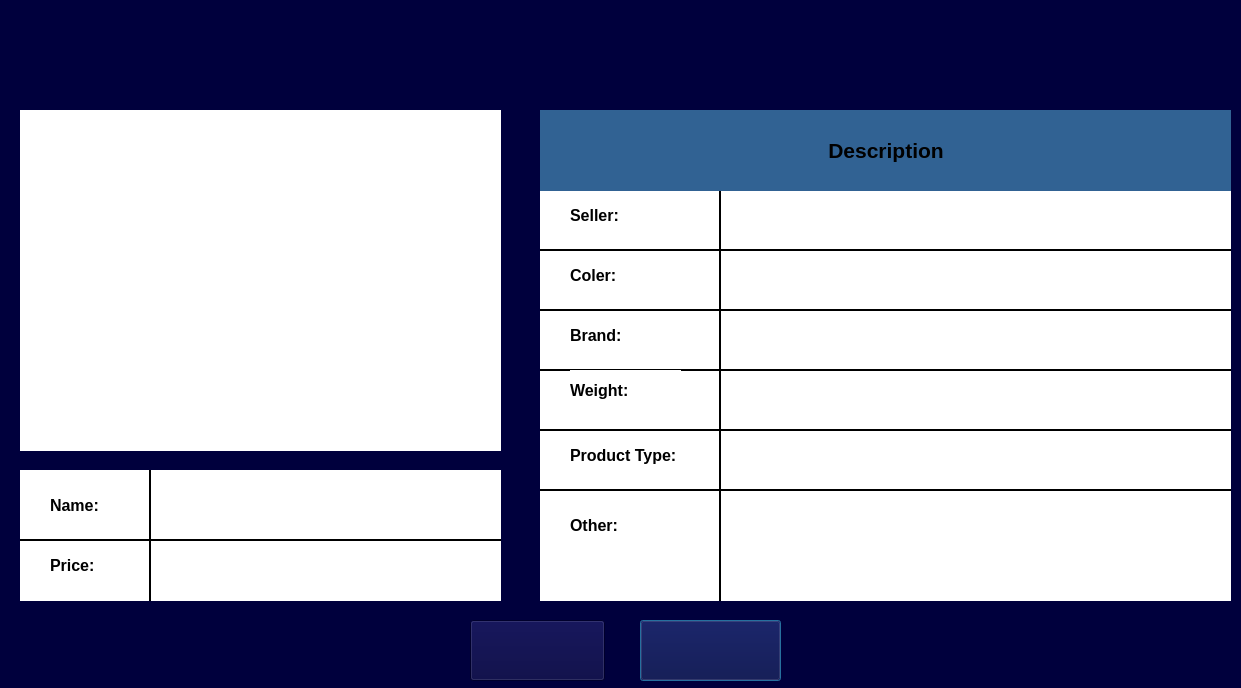
<?xml version="1.0" encoding="UTF-8"?>
<ui version="4.0">
 <class>add_to_cart</class>
 <widget class="QDialog" name="add_to_cart">
  <property name="geometry">
   <rect>
    <x>0</x>
    <y>0</y>
    <width>1241</width>
    <height>688</height>
   </rect>
  </property>
  <property name="windowTitle">
   <string>Dialog</string>
  </property>
  <property name="styleSheet">
   <string notr="true">background-color: rgb(0, 0, 61);
</string>
  </property>
  <widget class="QWidget" name="widget" native="true">
   <property name="geometry">
    <rect>
     <x>20</x>
     <y>110</y>
     <width>481</width>
     <height>341</height>
    </rect>
   </property>
   <property name="font">
    <font>
     <pointsize>1</pointsize>
    </font>
   </property>
   <property name="styleSheet">
    <string notr="true">background-color: rgb(255, 255, 255);</string>
   </property>
  </widget>
  <widget class="QPushButton" name="pushButton">
   <property name="geometry">
    <rect>
     <x>640</x>
     <y>620</y>
     <width>141</width>
     <height>61</height>
    </rect>
   </property>
   <property name="font">
    <font>
     <pointsize>12</pointsize>
     <bold>true</bold>
    </font>
   </property>
   <property name="styleSheet">
    <string notr="true">background-color: rgb(0, 0, 61);
background-image: url(:/new/prefix1/add to cart.png);
</string>
   </property>
   <property name="text">
    <string/>
   </property>
  </widget>
  <widget class="QPushButton" name="pushButton_2">
   <property name="geometry">
    <rect>
     <x>470</x>
     <y>620</y>
     <width>135</width>
     <height>61</height>
    </rect>
   </property>
   <property name="font">
    <font>
     <pointsize>12</pointsize>
     <bold>true</bold>
    </font>
   </property>
   <property name="styleSheet">
    <string notr="true">background-color: rgb(0, 0, 61);
background-image: url(:/new/prefix1/cancel.png);</string>
   </property>
   <property name="text">
    <string/>
   </property>
  </widget>
  <widget class="QWidget" name="widget_2" native="true">
   <property name="geometry">
    <rect>
     <x>540</x>
     <y>110</y>
     <width>691</width>
     <height>491</height>
    </rect>
   </property>
   <property name="styleSheet">
    <string notr="true">background-color: rgb(255, 255, 255);</string>
   </property>
   <widget class="Line" name="line_2">
    <property name="geometry">
     <rect>
      <x>170</x>
      <y>70</y>
      <width>20</width>
      <height>421</height>
     </rect>
    </property>
    <property name="styleSheet">
     <string notr="true">background-color: rgb();</string>
    </property>
    <property name="frameShadow">
     <enum>QFrame::Plain</enum>
    </property>
    <property name="lineWidth">
     <number>2</number>
    </property>
    <property name="orientation">
     <enum>Qt::Vertical</enum>
    </property>
   </widget>
   <widget class="Line" name="line_3">
    <property name="geometry">
     <rect>
      <x>0</x>
      <y>190</y>
      <width>691</width>
      <height>20</height>
     </rect>
    </property>
    <property name="styleSheet">
     <string notr="true">background-color: rgb();</string>
    </property>
    <property name="frameShadow">
     <enum>QFrame::Plain</enum>
    </property>
    <property name="lineWidth">
     <number>2</number>
    </property>
    <property name="orientation">
     <enum>Qt::Horizontal</enum>
    </property>
   </widget>
   <widget class="QLabel" name="label_3">
    <property name="geometry">
     <rect>
      <x>30</x>
      <y>150</y>
      <width>111</width>
      <height>31</height>
     </rect>
    </property>
    <property name="font">
     <font>
      <pointsize>12</pointsize>
      <bold>true</bold>
     </font>
    </property>
    <property name="text">
     <string>Coler:</string>
    </property>
   </widget>
   <widget class="QLabel" name="label_coler">
    <property name="geometry">
     <rect>
      <x>190</x>
      <y>150</y>
      <width>491</width>
      <height>31</height>
     </rect>
    </property>
    <property name="font">
     <font>
      <pointsize>18</pointsize>
      <bold>true</bold>
     </font>
    </property>
    <property name="text">
     <string/>
    </property>
   </widget>
   <widget class="Line" name="line_4">
    <property name="geometry">
     <rect>
      <x>0</x>
      <y>250</y>
      <width>691</width>
      <height>20</height>
     </rect>
    </property>
    <property name="styleSheet">
     <string notr="true">background-color: rgb();</string>
    </property>
    <property name="frameShadow">
     <enum>QFrame::Plain</enum>
    </property>
    <property name="lineWidth">
     <number>2</number>
    </property>
    <property name="orientation">
     <enum>Qt::Horizontal</enum>
    </property>
   </widget>
   <widget class="QLabel" name="label_4">
    <property name="geometry">
     <rect>
      <x>30</x>
      <y>210</y>
      <width>111</width>
      <height>31</height>
     </rect>
    </property>
    <property name="font">
     <font>
      <pointsize>12</pointsize>
      <bold>true</bold>
     </font>
    </property>
    <property name="text">
     <string>Brand:</string>
    </property>
   </widget>
   <widget class="QLabel" name="label_brand">
    <property name="geometry">
     <rect>
      <x>190</x>
      <y>210</y>
      <width>491</width>
      <height>41</height>
     </rect>
    </property>
    <property name="font">
     <font>
      <pointsize>18</pointsize>
      <bold>true</bold>
     </font>
    </property>
    <property name="text">
     <string/>
    </property>
   </widget>
   <widget class="Line" name="line_5">
    <property name="geometry">
     <rect>
      <x>0</x>
      <y>310</y>
      <width>691</width>
      <height>20</height>
     </rect>
    </property>
    <property name="styleSheet">
     <string notr="true">background-color: rgb();</string>
    </property>
    <property name="frameShadow">
     <enum>QFrame::Plain</enum>
    </property>
    <property name="lineWidth">
     <number>2</number>
    </property>
    <property name="orientation">
     <enum>Qt::Horizontal</enum>
    </property>
   </widget>
   <widget class="QLabel" name="label_5">
    <property name="geometry">
     <rect>
      <x>30</x>
      <y>260</y>
      <width>111</width>
      <height>41</height>
     </rect>
    </property>
    <property name="font">
     <font>
      <pointsize>12</pointsize>
      <bold>true</bold>
     </font>
    </property>
    <property name="text">
     <string>Weight:</string>
    </property>
   </widget>
   <widget class="QLabel" name="label_weight">
    <property name="geometry">
     <rect>
      <x>190</x>
      <y>270</y>
      <width>491</width>
      <height>41</height>
     </rect>
    </property>
    <property name="font">
     <font>
      <pointsize>18</pointsize>
      <bold>true</bold>
     </font>
    </property>
    <property name="text">
     <string/>
    </property>
   </widget>
   <widget class="Line" name="line_6">
    <property name="geometry">
     <rect>
      <x>0</x>
      <y>370</y>
      <width>691</width>
      <height>20</height>
     </rect>
    </property>
    <property name="styleSheet">
     <string notr="true">background-color: rgb();</string>
    </property>
    <property name="frameShadow">
     <enum>QFrame::Plain</enum>
    </property>
    <property name="lineWidth">
     <number>2</number>
    </property>
    <property name="orientation">
     <enum>Qt::Horizontal</enum>
    </property>
   </widget>
   <widget class="QLabel" name="label_6">
    <property name="geometry">
     <rect>
      <x>30</x>
      <y>330</y>
      <width>141</width>
      <height>31</height>
     </rect>
    </property>
    <property name="font">
     <font>
      <pointsize>12</pointsize>
      <bold>true</bold>
     </font>
    </property>
    <property name="text">
     <string>Product Type:</string>
    </property>
   </widget>
   <widget class="QLabel" name="label_type">
    <property name="geometry">
     <rect>
      <x>190</x>
      <y>330</y>
      <width>491</width>
      <height>41</height>
     </rect>
    </property>
    <property name="font">
     <font>
      <pointsize>18</pointsize>
      <bold>true</bold>
     </font>
    </property>
    <property name="text">
     <string/>
    </property>
   </widget>
   <widget class="Line" name="line_7">
    <property name="geometry">
     <rect>
      <x>0</x>
      <y>130</y>
      <width>691</width>
      <height>20</height>
     </rect>
    </property>
    <property name="styleSheet">
     <string notr="true">background-color: rgb();</string>
    </property>
    <property name="frameShadow">
     <enum>QFrame::Plain</enum>
    </property>
    <property name="lineWidth">
     <number>2</number>
    </property>
    <property name="orientation">
     <enum>Qt::Horizontal</enum>
    </property>
   </widget>
   <widget class="QLabel" name="label_2">
    <property name="geometry">
     <rect>
      <x>30</x>
      <y>90</y>
      <width>111</width>
      <height>31</height>
     </rect>
    </property>
    <property name="font">
     <font>
      <pointsize>12</pointsize>
      <bold>true</bold>
     </font>
    </property>
    <property name="text">
     <string>Seller:</string>
    </property>
   </widget>
   <widget class="QLabel" name="label_seller">
    <property name="geometry">
     <rect>
      <x>190</x>
      <y>90</y>
      <width>491</width>
      <height>41</height>
     </rect>
    </property>
    <property name="font">
     <font>
      <pointsize>18</pointsize>
      <bold>true</bold>
     </font>
    </property>
    <property name="text">
     <string/>
    </property>
   </widget>
   <widget class="QLabel" name="label_7">
    <property name="geometry">
     <rect>
      <x>0</x>
      <y>0</y>
      <width>692</width>
      <height>81</height>
     </rect>
    </property>
    <property name="font">
     <font>
      <pointsize>16</pointsize>
      <bold>true</bold>
     </font>
    </property>
    <property name="styleSheet">
     <string notr="true">background-color: rgb(49, 98, 147);
</string>
    </property>
    <property name="text">
     <string>Description</string>
    </property>
    <property name="textFormat">
     <enum>Qt::PlainText</enum>
    </property>
    <property name="scaledContents">
     <bool>false</bool>
    </property>
    <property name="alignment">
     <set>Qt::AlignCenter</set>
    </property>
   </widget>
   <widget class="QLabel" name="label_11">
    <property name="geometry">
     <rect>
      <x>30</x>
      <y>400</y>
      <width>141</width>
      <height>31</height>
     </rect>
    </property>
    <property name="font">
     <font>
      <pointsize>12</pointsize>
      <bold>true</bold>
     </font>
    </property>
    <property name="text">
     <string>Other:</string>
    </property>
   </widget>
  </widget>
  <widget class="QLabel" name="label_8">
   <property name="geometry">
    <rect>
     <x>20</x>
     <y>10</y>
     <width>601</width>
     <height>81</height>
    </rect>
   </property>
   <property name="text">
    <string/>
   </property>
  </widget>
  <widget class="QLabel" name="label_9">
   <property name="geometry">
    <rect>
     <x>640</x>
     <y>10</y>
     <width>601</width>
     <height>81</height>
    </rect>
   </property>
   <property name="text">
    <string/>
   </property>
  </widget>
  <widget class="QWidget" name="widget_3" native="true">
   <property name="geometry">
    <rect>
     <x>20</x>
     <y>470</y>
     <width>481</width>
     <height>131</height>
    </rect>
   </property>
   <property name="styleSheet">
    <string notr="true">background-image: url();
background-color: rgb(255, 255, 255);</string>
   </property>
   <widget class="QLabel" name="label">
    <property name="geometry">
     <rect>
      <x>30</x>
      <y>20</y>
      <width>71</width>
      <height>31</height>
     </rect>
    </property>
    <property name="font">
     <font>
      <pointsize>12</pointsize>
      <bold>true</bold>
     </font>
    </property>
    <property name="text">
     <string>Name:</string>
    </property>
   </widget>
   <widget class="QLabel" name="label_10">
    <property name="geometry">
     <rect>
      <x>30</x>
      <y>80</y>
      <width>71</width>
      <height>31</height>
     </rect>
    </property>
    <property name="font">
     <font>
      <pointsize>12</pointsize>
      <bold>true</bold>
     </font>
    </property>
    <property name="text">
     <string>Price:</string>
    </property>
   </widget>
   <widget class="QLabel" name="label_name">
    <property name="geometry">
     <rect>
      <x>140</x>
      <y>10</y>
      <width>331</width>
      <height>51</height>
     </rect>
    </property>
    <property name="font">
     <font>
      <pointsize>18</pointsize>
      <bold>true</bold>
     </font>
    </property>
    <property name="text">
     <string/>
    </property>
   </widget>
  </widget>
  <widget class="Line" name="line_8">
   <property name="geometry">
    <rect>
     <x>20</x>
     <y>530</y>
     <width>481</width>
     <height>20</height>
    </rect>
   </property>
   <property name="styleSheet">
    <string notr="true">background-color: rgb();</string>
   </property>
   <property name="frameShadow">
    <enum>QFrame::Plain</enum>
   </property>
   <property name="lineWidth">
    <number>2</number>
   </property>
   <property name="orientation">
    <enum>Qt::Horizontal</enum>
   </property>
  </widget>
  <widget class="Line" name="line_9">
   <property name="geometry">
    <rect>
     <x>140</x>
     <y>470</y>
     <width>20</width>
     <height>131</height>
    </rect>
   </property>
   <property name="styleSheet">
    <string notr="true">background-color: rgb();</string>
   </property>
   <property name="frameShadow">
    <enum>QFrame::Plain</enum>
   </property>
   <property name="lineWidth">
    <number>2</number>
   </property>
   <property name="orientation">
    <enum>Qt::Vertical</enum>
   </property>
  </widget>
 </widget>
 <resources/>
 <connections/>
</ui>
